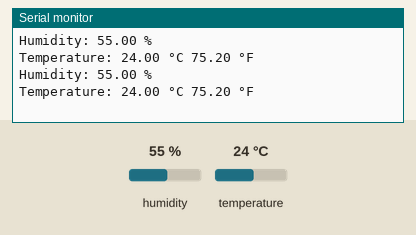
Recording of a sketch running on a simulated Arduino Mega 2560, built with avr-gcc and run on an emulated ATmega2560. Shown: the last lines printed to the serial monitor. The inputs (shaded band) are chosen by the test bench; at power-on: humidity 55 %, temperature 24 °C.

Above: at 2.8 s.
2.9 s: humidity set to 22 %
At 5.0 s:
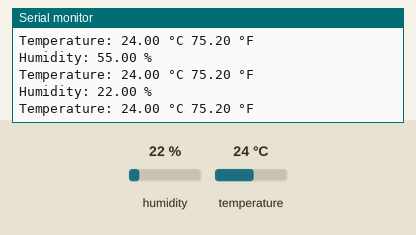
5.6 s: temperature set to 12 °C
At 6.8 s:
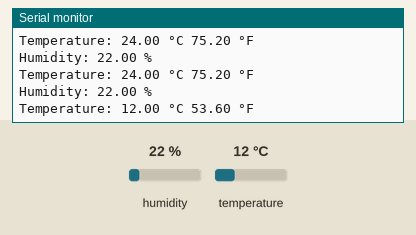
8.3 s: humidity set to 40 %
At 11.5 s:
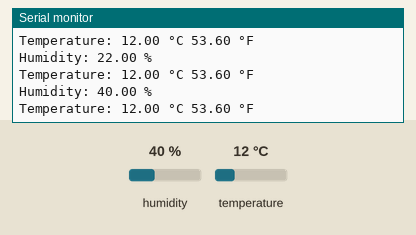
Timing chart, 0 to 13.0 s (numbered marks = the images above; inputs shaded):
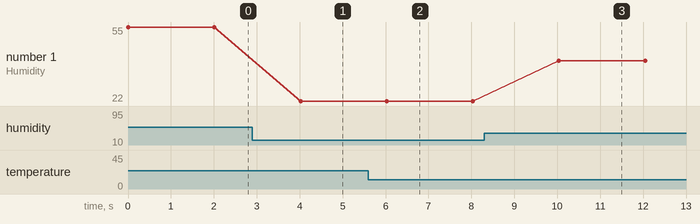

Measured:
- after the input at 2.9 s, the serial monitor: prints a new line after 1.1 s (image 1)
- after the input at 5.6 s, the serial monitor: prints a new line after 0.45 s (image 2)
- after the input at 8.3 s, the serial monitor: prints a new line after 1.7 s (image 3)
- plotted number 1: 55 → 22 after the input at 2.9 s, 22 → 40 after the input at 8.3 s

The sketch:

temp_humidity_sensor.ino
```cpp
#include <DHT.h>

#include "DHT.h"             // Library for DHT sensors

#define dhtPin 53            // data pin


#define dhtType DHT22      // DHT 22 (AM2302)

DHT dht(dhtPin, dhtType);    // Initialise the DHT library

float humidityVal;           // humidity
float tempValC;              // temperature in degrees Celcius
float tempValF;              // temperature in degrees Fahrenheit
float heatIndexC;            // windchill in degrees Celcius
float heatIndexF;            // windchill in degrees Fahrenheit

void setup() {
  Serial.begin(9600);        // Initialise the serial monitor
  dht.begin();               // start with reading the DHT sensor
}

void loop() {

  humidityVal = dht.readHumidity();        // get the humidity from the DHT sensor
  tempValC = dht.readTemperature();        // get the temperature in degrees Celcius from the DHT sensor
  tempValF = dht.readTemperature(true);    // get the temperature in degrees Fahrenheit from the DHT sensor

  // Check if all values are read correctly, if not try again and exit loop()
  if (isnan(humidityVal) || isnan(tempValC) || isnan(tempValF)) {
    Serial.println("Reading DHT sensor failed!");

    // end the loop() function
    return;
  }


  // Print all values to the serial monitor
  // \t prints a tab character
  Serial.print("Humidity: ");
  Serial.print(humidityVal);
  Serial.println(" %");

  Serial.print("Temperature: ");
  Serial.print(tempValC);
  Serial.print(" °C ");
  Serial.print(tempValF);
  Serial.println(" °F");

  delay(2000);
}
```
